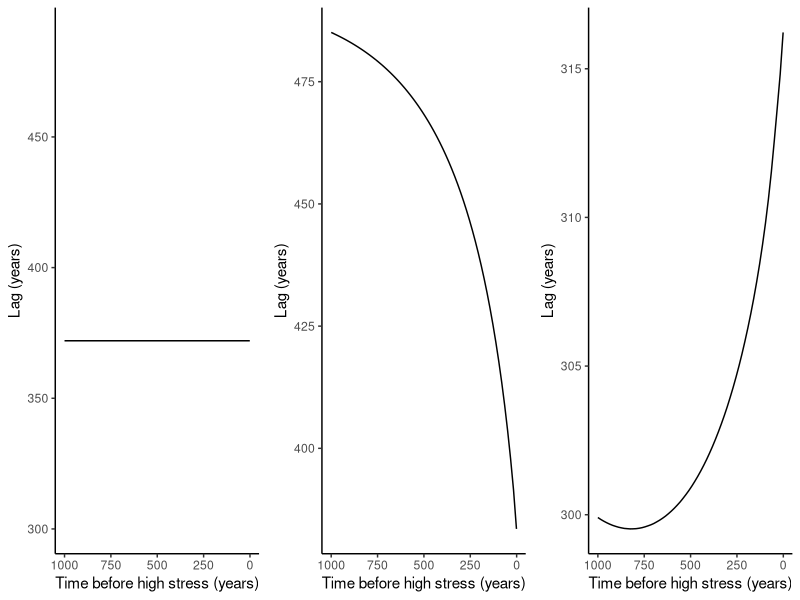

The R script that drew this image:
################################################################################
# FILE: figure3_plot.R
#
# DESCRIPTION:
#   This script plots the rate-dependent lag between seagrass biomass (S) and stable
#   carbon (CB) dynamics, as computed by "figure3_lag.R" (stored in "lag_rate.csv").
#   Three subplots correspond to different stressors (ma, pmax, temp). Each plot
#   shows the lag (years) vs. the time before high stress (years). The figure is
#   saved as "figure3.png".
#
# DEPENDENCIES:
#   Requires the following R packages:
#     - ggplot2
#     - dplyr
#     - gridExtra
################################################################################

# ------------------------------------------------------------------------------
# Load Required Packages
# ------------------------------------------------------------------------------
package_list <- c("ggplot2", "dplyr", "gridExtra")

for (pkg in package_list) {
  library(pkg, character.only = TRUE)
}

# ------------------------------------------------------------------------------
# Set Working Directory (optional; adjust as needed)
# ------------------------------------------------------------------------------
setwd("")  # set your own working directory

# ------------------------------------------------------------------------------
# Load and Prepare Data
# ------------------------------------------------------------------------------
data <- read.csv("lag_rate.csv", header = TRUE)

# Convert rate from days to years
data$rate <- data$rate / 365

# Subset data for each stressor
data_ma <- data %>%
  filter(scenario == "ma") %>%
  mutate(lag = round(lag, 0))

data_pmax <- data %>%
  filter(scenario == "pmax")

data_temp <- data %>%
  filter(scenario == "temp")

# ------------------------------------------------------------------------------
# Build Individual Plots
# ------------------------------------------------------------------------------
plot_ma <- ggplot(data_ma, aes(x = rate, y = lag)) +
  geom_line() +
  ylab("Lag (years)") +
  xlab("Time before high stress (years)") +
  theme_classic() +
  theme(legend.position = "none") +
  scale_x_reverse() +
  scale_y_continuous(limits = c(300, 490))

plot_pmax <- ggplot(data_pmax, aes(x = rate, y = lag)) +
  geom_line() +
  ylab("Lag (years)") +
  xlab("Time before high stress (years)") +
  theme_classic() +
  theme(legend.position = "none") +
  scale_x_reverse()

plot_temp <- ggplot(data_temp, aes(x = rate, y = lag)) +
  geom_line() +
  ylab("Lag (years)") +
  xlab("Time before high stress (years)") +
  theme_classic() +
  theme(legend.position = "none") +
  scale_x_reverse()

# ------------------------------------------------------------------------------
# Arrange Plots into a Single Figure
# ------------------------------------------------------------------------------
combined_plot <- grid.arrange(
  plot_ma,
  plot_pmax,
  plot_temp,
  ncol = 3
)

# ------------------------------------------------------------------------------
# Save Figure
# ------------------------------------------------------------------------------
ggsave(
  "figure3.png",
  combined_plot,
  width = 13,
  height = 3,
  dpi = 600
)
